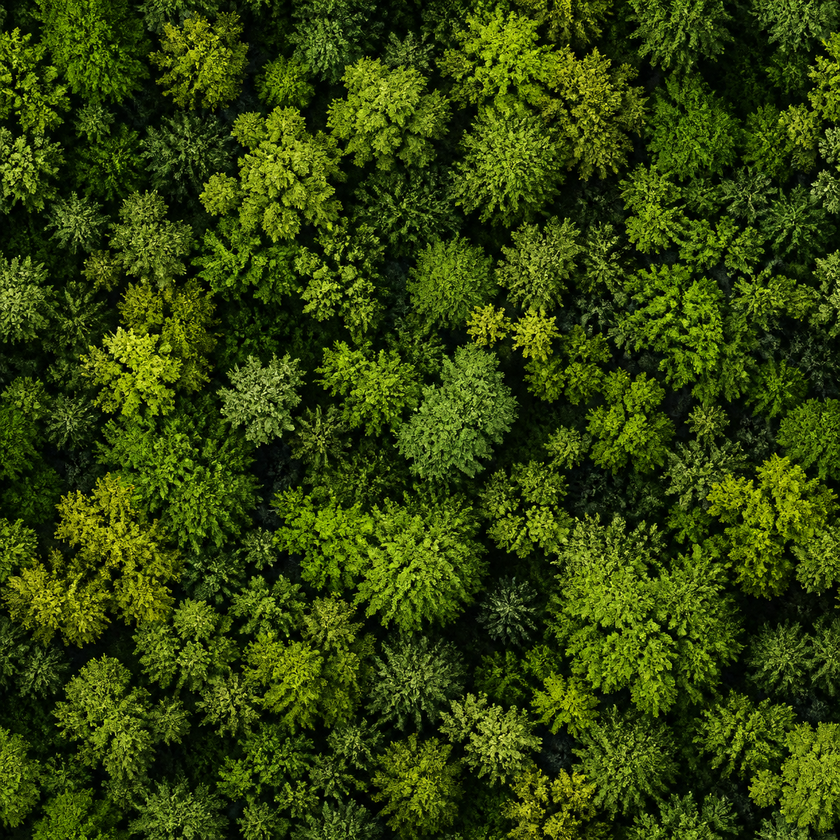
#> input picture assets/forest_source_experiments/source/forest_src_07_dark_variation.png, 840 x 840 px, shrunk from 1254 x 1254 before the run
$ python -i repeatability.py   (imports and definitions only)
#> lines starting #> are read from the running program, lines starting #| are printed output that depends on the picture; after the words box and inside, x2 and y2 are one past the last pixel; in counts of white or black regions, pixels touching at a corner belong together
"""Deterministic repeatable-tile optimization and periodicity metrics.

The optimizer only reassigns pixels to colors already present in the tile.  It
does not blur, interpolate, or invent alpha values, so the pixel-art contract
survives the wrap-aware correction.
"""

from collections import Counter
from dataclasses import dataclass
from typing import Iterable

import numpy as np
from PIL import Image


@dataclass(frozen=True)
class RepeatabilityMetrics:
    """Scores used to inspect repeatable-tile risk.

    ``edge_continuity_score`` is better when higher.  The other three scores
    are risk/seam scores where lower is better.
    """

    center_dominance_score: float | None
    periodicity_risk_score: float | None
    edge_continuity_score: float | None
    corner_seam_score: float | None


def _opaque_rgb(image: Image.Image) -> np.ndarray:
    rgba = np.asarray(image.convert("RGBA"), dtype=np.uint8)
    return rgba[:, :, :3].astype(np.float32), rgba[:, :, 3]


def _normalized_rgb_distance(first: np.ndarray, second: np.ndarray) -> float:
    return float(np.linalg.norm(first.astype(np.float32) - second.astype(np.float32)) / (255.0 * 3.0**0.5))


def _center_bounds(height: int, width: int) -> tuple[int, int, int, int]:
    center_height = max(8, int(round(height * 0.40)))
    center_width = max(8, int(round(width * 0.40)))
    y0 = (height - center_height) // 2
    x0 = (width - center_width) // 2
    return y0, y0 + center_height, x0, x0 + center_width


# [5 lines left out: function _mean_opaque, not called in this run]


def _dominant_color(rgb: np.ndarray, alpha: np.ndarray) -> tuple[int, int, int] | None:
    pixels = [tuple(int(value) for value in pixel) for pixel in rgb[alpha >= 128]]
    if not pixels:
        return None
    return Counter(pixels).most_common(1)[0][0]


# [73 lines left out: functions _edge_continuity, _corner_seam, measure_repeatability, not called in this run]


def _palette(image: Image.Image) -> list[np.ndarray]:
    rgb, alpha = _opaque_rgb(image)
    colors = sorted({tuple(int(value) for value in pixel) for pixel in rgb[alpha >= 128]})
    return [np.asarray(color, dtype=np.float32) for color in colors]


def _nearest_palette(target: np.ndarray, palette: Iterable[np.ndarray]) -> np.ndarray:
    candidates = list(palette)
    if not candidates:
        return np.asarray(target, dtype=np.float32)
    return min(candidates, key=lambda color: float(np.linalg.norm(color - target)))


def _pair_target(
    rgb: np.ndarray,
    left: tuple[int, int],
    right: tuple[int, int],
) -> np.ndarray:
    ly, lx = left
    ry, rx = right
    candidates = [rgb[ly, lx], rgb[ry, rx]]
    for y, x in (left, right):
        for dy, dx in ((0, 1), (0, -1), (1, 0), (-1, 0)):
            ny = min(rgb.shape[0] - 1, max(0, y + dy))
            nx = min(rgb.shape[1] - 1, max(0, x + dx))
            candidates.append(rgb[ny, nx])
    unique_candidates = {tuple(int(value) for value in candidate) for candidate in candidates}
    return min(
        (np.asarray(candidate, dtype=np.float32) for candidate in unique_candidates),
        key=lambda candidate: float(np.linalg.norm(candidate - rgb[ly, lx]) + np.linalg.norm(candidate - rgb[ry, rx])),
    )


def _correct_wrap_edges(rgba: np.ndarray, strength: float, edge_band: int) -> None:
    """Correct corresponding edge strips with existing palette colors only."""
    if strength <= 0:
        return
    rgb = rgba[:, :, :3].astype(np.float32)
    alpha = rgba[:, :, 3]
    height, width = alpha.shape
    band = max(1, min(min(height, width) // 2, int(round(edge_band * strength))))
    for offset in range(band):
        for y in range(height):
            if alpha[y, offset] >= 128 and alpha[y, width - 1 - offset] >= 128:
                left = rgb[y, offset]
                right = rgb[y, width - 1 - offset]
                if not np.array_equal(left, right):
                    target = _pair_target(rgb, (y, offset), (y, width - 1 - offset))
                    rgb[y, offset] = target
                    rgb[y, width - 1 - offset] = target
        for x in range(width):
            if alpha[offset, x] >= 128 and alpha[height - 1 - offset, x] >= 128:
                top = rgb[offset, x]
                bottom = rgb[height - 1 - offset, x]
                if not np.array_equal(top, bottom):
                    target = _pair_target(rgb, (offset, x), (height - 1 - offset, x))
                    rgb[offset, x] = target
                    rgb[height - 1 - offset, x] = target
    rgba[:, :, :3] = np.clip(rgb, 0, 255).astype(np.uint8)


def _suppress_center_landmark(rgba: np.ndarray, strength: float, palette: list[np.ndarray]) -> None:
    """Reduce only the outer ring of the center's dominant color cluster."""
    if strength <= 0:
        return
    rgb = rgba[:, :, :3].astype(np.float32)
    alpha = rgba[:, :, 3]
    height, width = alpha.shape
    y0, y1, x0, x1 = _center_bounds(height, width)
    center = rgb[y0:y1, x0:x1]
    center_alpha = alpha[y0:y1, x0:x1]
    dominant = _dominant_color(center, center_alpha)
    if dominant is None:
        return
    dominant_array = np.asarray(dominant, dtype=np.float32)
    ring = max(1, min(4, int(round(4 * strength))))
    expanded_y0 = max(0, y0 - ring)
    expanded_y1 = min(height, y1 + ring)
    expanded_x0 = max(0, x0 - ring)
    expanded_x1 = min(width, x1 + ring)
    surrounding = rgb[expanded_y0:expanded_y1, expanded_x0:expanded_x1]
    surrounding_alpha = alpha[expanded_y0:expanded_y1, expanded_x0:expanded_x1]
    outer_mask = np.ones(surrounding_alpha.shape, dtype=bool)
    outer_mask[y0 - expanded_y0 : y1 - expanded_y0, x0 - expanded_x0 : x1 - expanded_x0] = False
    surrounding_pixels = surrounding[outer_mask & (surrounding_alpha >= 128)]
    if len(surrounding_pixels) == 0:
        return
    reference = surrounding_pixels.mean(axis=0)
    target = _nearest_palette((1.0 - strength * 0.75) * dominant_array + strength * 0.75 * reference, palette)
    for y in range(y0, y1):
        for x in range(x0, x1):
            if not np.array_equal(rgb[y, x], dominant_array) or alpha[y, x] < 128:
                continue
            near_border = (y - y0 < ring) or (y1 - 1 - y < ring) or (x - x0 < ring) or (x1 - 1 - x < ring)
            if near_border:
                rgb[y, x] = target
    rgba[:, :, :3] = np.clip(rgb, 0, 255).astype(np.uint8)


def optimize_repeatability(
    image: Image.Image,
    tile_mode: str = "repeatable",
    strength: float = 0.5,
    edge_band: int = 6,
    center_suppression_strength: float = 0.4,
) -> Image.Image:
    """Apply palette-preserving wrap correction for repeatable tiles only."""
    if tile_mode != "repeatable":
        return image.convert("RGBA").copy()
    if not 0.0 <= strength <= 1.0:
        raise ValueError("repeatability strength must be between 0 and 1")
    if not 0.0 <= center_suppression_strength <= 1.0:
        raise ValueError("center_suppression_strength must be between 0 and 1")
    if edge_band < 1:
        raise ValueError("edge_band must be at least 1")
    rgba = np.asarray(image.convert("RGBA")).copy()
    palette = _palette(image)
    _correct_wrap_edges(rgba, strength, edge_band)
    _suppress_center_landmark(rgba, center_suppression_strength * strength, palette)
    rgba[:, :, 3] = np.where(rgba[:, :, 3] >= 128, 255, 0).astype(np.uint8)
    rgba[rgba[:, :, 3] == 0, :3] = 0
    return Image.fromarray(rgba, mode="RGBA")

>>> from PIL import Image
>>> picture = Image.open('../../../assets/forest_source_experiments/source/forest_src_07_dark_variation.png')
#> picture is the input picture: PIL image 840x840 RGB; mean R, G, B 51.5, 68, 10.6
>>> result = optimize_repeatability(picture)
#> in _palette, `rgb, alpha = _opaque_rgb(image)`: alpha: shape (840, 840); every value is 255
#> in _palette, `colors = sorted({tuple(int(value) for value in pixel) for pixel in rgb..`: colors = 140059 items
#> the loop in _correct_wrap_edges, `for offset in range(band):` made 3 passes
#> after the loop in _correct_wrap_edges, `for offset in range(band):`:
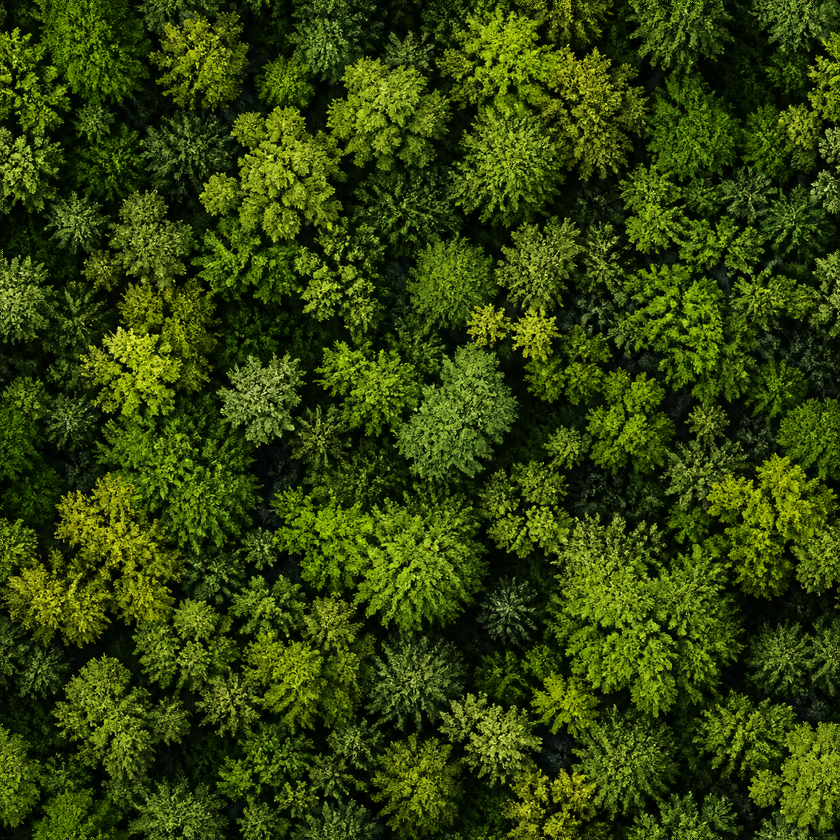
#> rgb: shape (840, 840, 3) float32; mean R, G, B 51.5, 68, 10.6
#> in _suppress_center_landmark, `center = rgb[y0:y1, x0:x1]`:
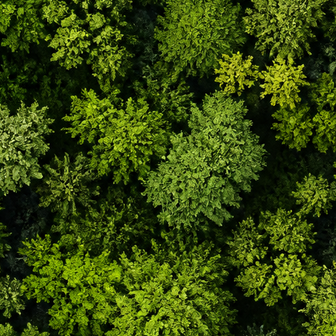
#> center: shape (336, 336, 3) float32; mean R, G, B 54.1, 72.1, 12.6
#> in _suppress_center_landmark, `center_alpha = alpha[y0:y1, x0:x1]`: center_alpha: shape (336, 336); every value is 255
#> in _suppress_center_landmark, `surrounding = rgb[expanded_y0:expanded_y1, expanded_x0:expanded_x1]`:
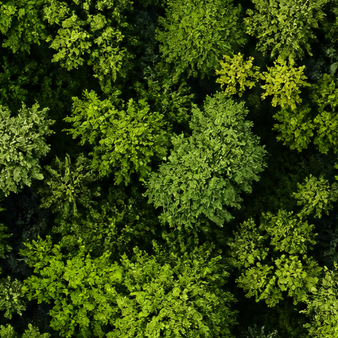
#> surrounding: shape (338, 338, 3) float32; mean R, G, B 54.1, 72.1, 12.6
#> in _suppress_center_landmark, `surrounding_alpha = alpha[expanded_y0:expanded_y1, expanded_x0:expande..`: surrounding_alpha: shape (338, 338); every value is 255
#> after the loop in _suppress_center_landmark, `for y in range(y0, y1):`: rgb: shape (840, 840, 3) float32; under 0.01% of pixels changed, all inside (x1, y1, x2, y2) = (252, 252, 588, 588)
#> in _suppress_center_landmark, `rgba[:, :, :3] = np.clip(rgb, 0, 255).astype(np.uint8)`: rgba: shape (840, 840, 4); mean R, G, B, A 51.5, 68, 10.6, 255

$ run again, on assets/forest_source_experiments/source/forest_src_08_illustrative.png
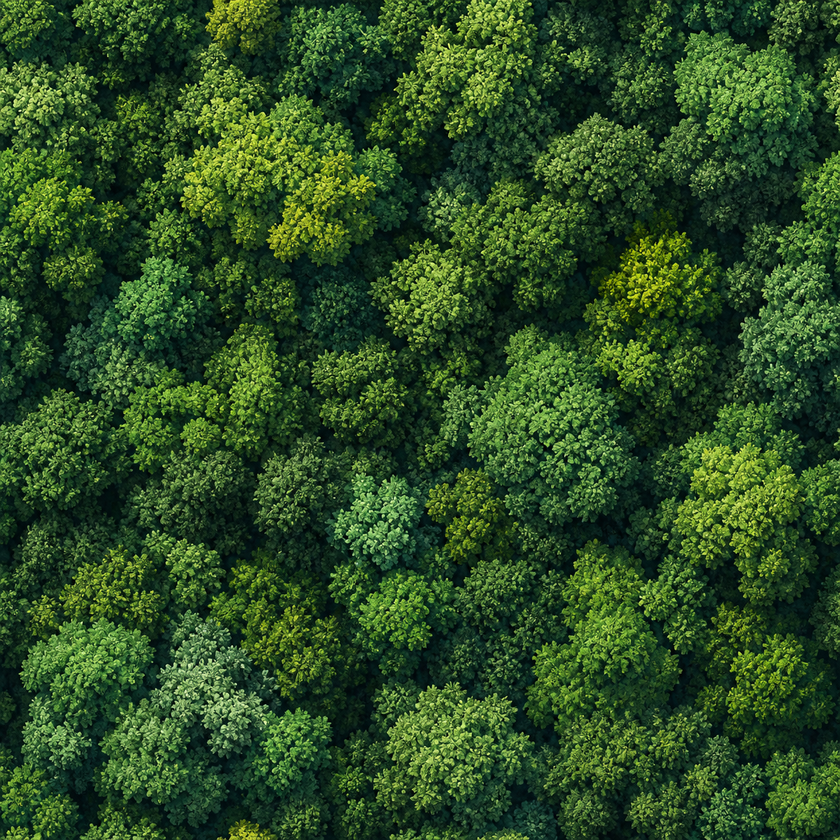
#> input picture assets/forest_source_experiments/source/forest_src_08_illustrative.png, 840 x 840 px, shrunk from 1254 x 1254 before the run
#> picture is the input picture: PIL image 840x840 RGB; mean R, G, B 45.3, 76.4, 35.8
#> alpha: shape (840, 840); every value is 255
#> colors = 173249 items
#> the loop in _correct_wrap_edges, `for offset in range(band):` made 3 passes
#> after the loop in _correct_wrap_edges, `for offset in range(band):`:
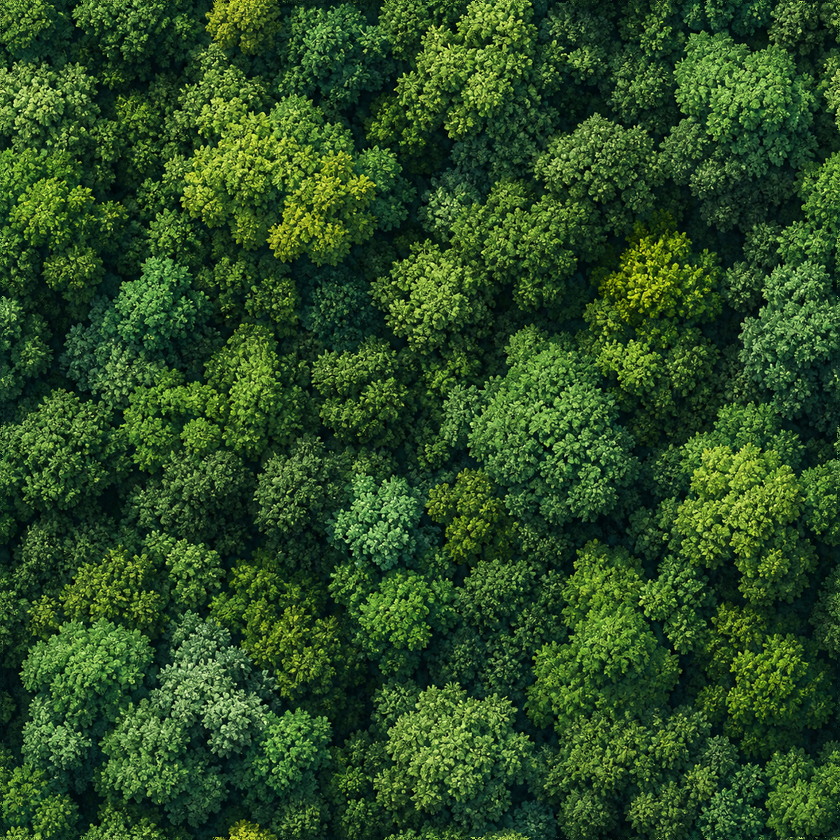
#> rgb: shape (840, 840, 3) float32; mean R, G, B 45.3, 76.4, 35.8
#> center_alpha: shape (336, 336); every value is 255
#> in _suppress_center_landmark, `surrounding = rgb[expanded_y0:expanded_y1, expanded_x0:expanded_x1]`:
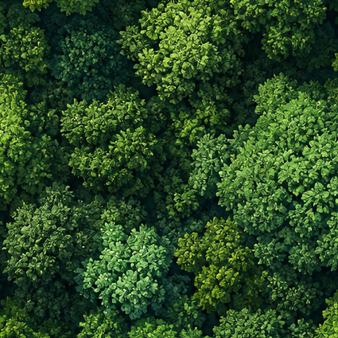
#> surrounding: shape (338, 338, 3) float32; mean R, G, B 43.2, 74, 35.7
#> surrounding_alpha: shape (338, 338); every value is 255
